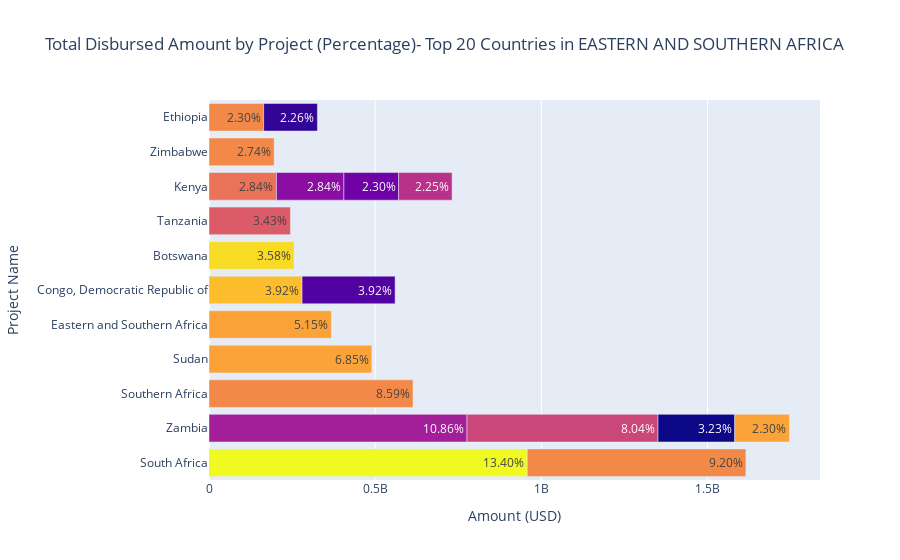

Here is the notebook cell this chart was saved with:
### Code cell
# Calculate the total amount disbursed across all projects
total_disbursed_sum = df['total_disbursed'].sum()

# Create a new column with percentage values
df['percentage'] = (df['total_disbursed'] / total_disbursed_sum) * 100


fig = go.Figure(go.Bar(
            x=df['total_disbursed'],
            y=df['country_economy'],
           marker=dict(color=df['project_category'].astype('category').cat.codes),  # Color by project name,
            orientation='h',
            text=df['percentage'].apply(lambda x: f"{x:,.2f}%"),  # Format the total disbursed amount as text
            textposition='inside',  # Position text inside the bars
            hovertext=df['project_category']
))

# Add title and labels
fig.update_layout(
    title="Total Disbursed Amount by Project (Percentage)- Top 20 Countries in EASTERN AND SOUTHERN AFRICA ",
    xaxis_title="Amount (USD)",
    yaxis_title="Project Name"
)

### Figure 1 — Plotly figure (JSON) as saved in the notebook; plotly's stock layout.template omitted (floating-point values rounded to 4 significant figures)
{"data": [{"hovertext": ["TRANSPORT", "KAFUE, STAGE II", "POWER", "POWER", "KARIBA NORTH POWER", "RAILWAY", "RAILWAY", "ROADS I", "GENERAL DEVELOPMENT", "SHASHI RIVER POWER", "KIDATU POWER", "EDUCATION III", "NAIROBI AIRPORT", "HIGHWAYS V", "POWER", "HIGHWAYS III", "RAILWAY", "POWER", "FINCHAA HYDRO POWER", "KAMBURU HYDRO POWER"], "marker": {"color": [14, 5, 10, 10, 7, 11, 11, 12, 2, 13, 8, 0, 9, 4, 10, 3, 11, 10, 1, 6]}, "orientation": "h", "text": ["13.40%", "10.86%", "9.20%", "8.59%", "8.04%", "6.85%", "5.15%", "3.92%", "3.92%", "3.58%", "3.43%", "3.23%", "2.84%", "2.84%", "2.74%", "2.30%", "2.30%", "2.30%", "2.26%", "2.25%"], "textposition": "inside", "type": "bar", "x": [957600000, 776453292, 658000000, 613900000, 574700000, 490000000, 368277007, 280000000, 280000000, 255765566, 245000000, 231000000, 203000000, 203000000, 196000000, 164500000, 164500000, 164500000, 161678841, 161000000], "y": ["South Africa", "Zambia", "South Africa", "Southern Africa", "Zambia", "Sudan", "Eastern and Southern Africa", "Congo, Democratic Republic of", "Congo, Democratic Republic of", "Botswana", "Tanzania", "Zambia", "Kenya", "Kenya", "Zimbabwe", "Kenya", "Zambia", "Ethiopia", "Ethiopia", "Kenya"]}], "layout": {"title": {"text": "Total Disbursed Amount by Project (Percentage)- Top 20 Countries in EASTERN AND SOUTHERN AFRICA "}, "xaxis": {"title": {"text": "Amount (USD)"}}, "yaxis": {"title": {"text": "Project Name"}}}}
